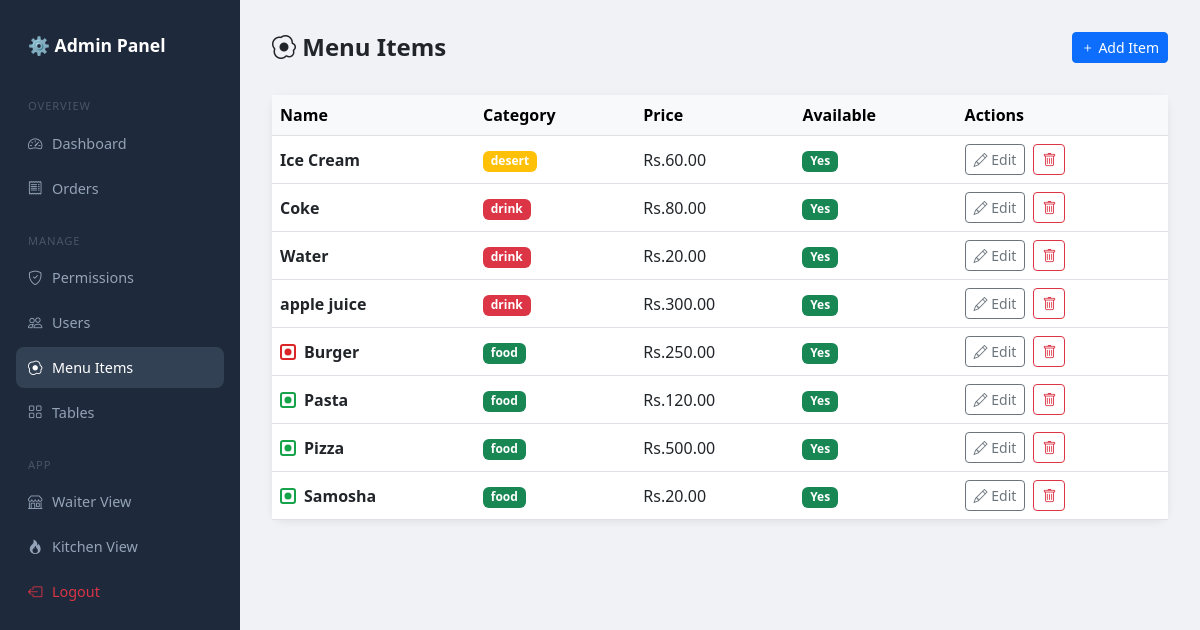
The page /admin-panel/menu/ (signed in) on the database as committed earlier.
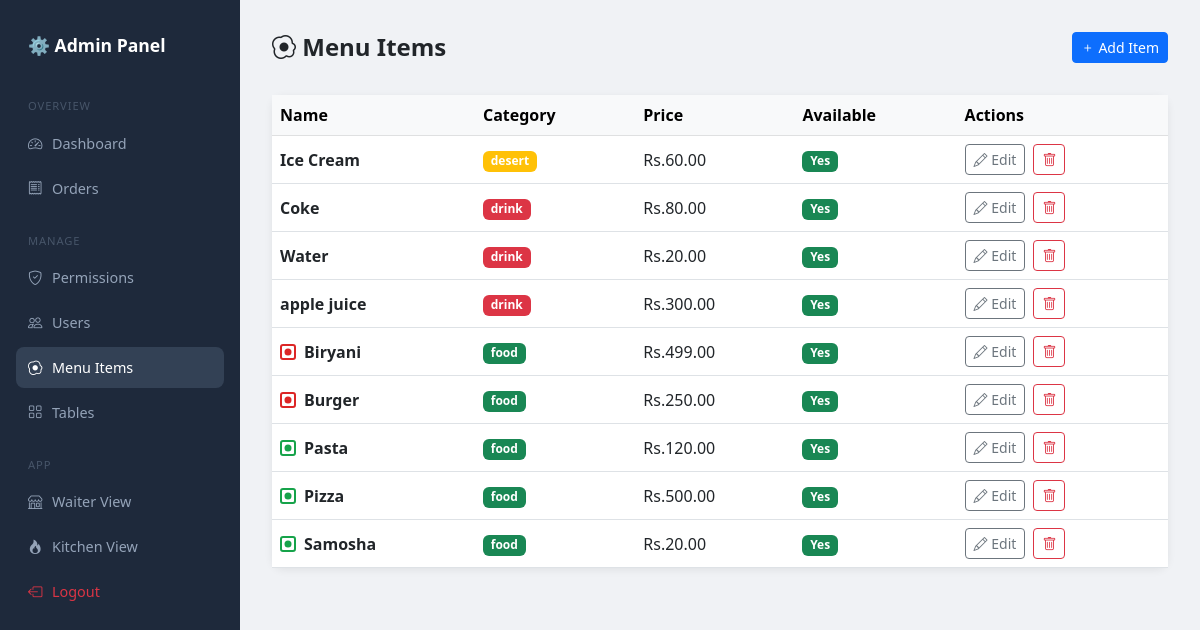
The same page on the database as committed later.
### core/models.py (models this page shows, shortened)
class MenuItem(models.Model):
    CATEGORY_CHOICES = [
        ('food', 'Food'),
        ('drink', 'Drink'),
        ('dessert', 'Dessert'),
    ]
    FOOD_TYPE_CHOICES = [
        ('veg',     'Vegetarian'),
        ('non_veg', 'Non-Vegetarian'),
        ('na',      'N/A'),
    ]
    name         = models.CharField(max_length=100)
    price        = models.DecimalField(max_digits=6, decimal_places=2)
    category     = models.CharField(max_length=20, choices=CATEGORY_CHOICES)
    food_type    = models.CharField(max_length=10, choices=FOOD_TYPE_CHOICES, default='na')
    is_available = models.BooleanField(default=True)

### core/views.py (the view)
# urls.py: path('admin-panel/menu/', views.admin_menu, name='admin_menu'),
@role_required('admin')
def admin_menu(request):
    items = MenuItem.objects.all().order_by('category', 'name')
    return render(request, 'core/admin/menu.html', {'items': items})

### core/templates/core/admin/menu.html (shortened to what this page needs)
{% extends 'core/admin/base_admin.html' %}
{% block content %}
<div class="topbar">
    <h4 class="fw-bold mb-0"><i class="bi bi-egg-fried"></i> Menu Items</h4>
    <a href="{% url 'admin_create_menu_item' %}" class="btn btn-primary btn-sm">
        <i class="bi bi-plus"></i> Add Item
    </a>
</div>
<div class="card">
    <div class="table-responsive">
        <table class="table table-hover align-middle mb-0">
            <thead class="table-light">
                <tr>
                    <th>Name</th>
                    <th>Category</th>
                    <th>Price</th>
                    <th>Available</th>
                    <th>Actions</th>
                </tr>
            </thead>
            <tbody>
                {% for item in items %}
                <tr>
                    <td class="fw-semibold">
    <div class="d-flex align-items-center gap-2">
        {% if item.category == 'food' %}
            {% if item.food_type == 'veg' %}
                <span style="display:inline-block;width:16px;height:16px;border:2px solid #16a34a;border-radius:3px;background:white;position:relative;">
                    <span style="position:absolute;top:50%;left:50%;transform:translate(-50%,-50%);width:7px;height:7px;background:#16a34a;border-radius:50%;display:block;"></span>
                </span>
            {% elif item.food_type == 'non_veg' %}
                <span style="display:inline-block;width:16px;height:16px;border:2px solid #dc2626;border-radius:3px;background:white;position:relative;">
                    <span style="position:absolute;top:50%;left:50%;transform:translate(-50%,-50%);width:7px;height:7px;background:#dc2626;border-radius:50%;display:block;"></span>
                </span>
            {% endif %}
        {% endif %}
        {{ item.name }}
    </div>
</td>
                    <td>
                        {% if item.category == 'food' %}
                            <span class=" badge bg-success"> food</span>
                        {% elif item.category == 'drink' %}
                            <span class="badge bg-danger">drink</span>
                        {% elif item.category == 'dessert'%}
                            <span class="badge bg-warning">desert</span>
                        {% else %}
                            <span class="badge bg-secondary">{{ item.category }}</span>
                        {% endif %}
                    </td>
                    <td>Rs.{{ item.price }}</td>
                    <td>
                        {% if item.is_available %}
                            <span class="badge bg-success">Yes</span>
                        {% else %}
                            <span class="badge bg-danger">No</span>
                        {% endif %}
                    </td>
                    <td>
                        <a href="{% url 'admin_edit_menu_item' item.id %}"
                           class="btn btn-sm btn-outline-secondary">
                            <i class="bi bi-pencil"></i> Edit
                        </a>
                        <a href="{% url 'admin_delete_menu_item' item.id %}"
                           class="btn btn-sm btn-outline-danger ms-1"
                           onclick="return confirm('Delete {{ item.name }}?')">
                            <i class="bi bi-trash"></i>
                        </a>
                    </td>
                </tr>
                {% empty %}
                    <tr>
                        <td colspan="5" class="text-center text-muted py-4">
                            No menu items found.
                        </td>
                    </tr>
                {% endfor %}
            </tbody>
        </table>
    </div>
</div>
{% endblock %}

Rows that differ between the two databases and show on the page:
added MenuItem: category "food" (drawn), name "Biryani", price "499.00", is_available "Yes"
